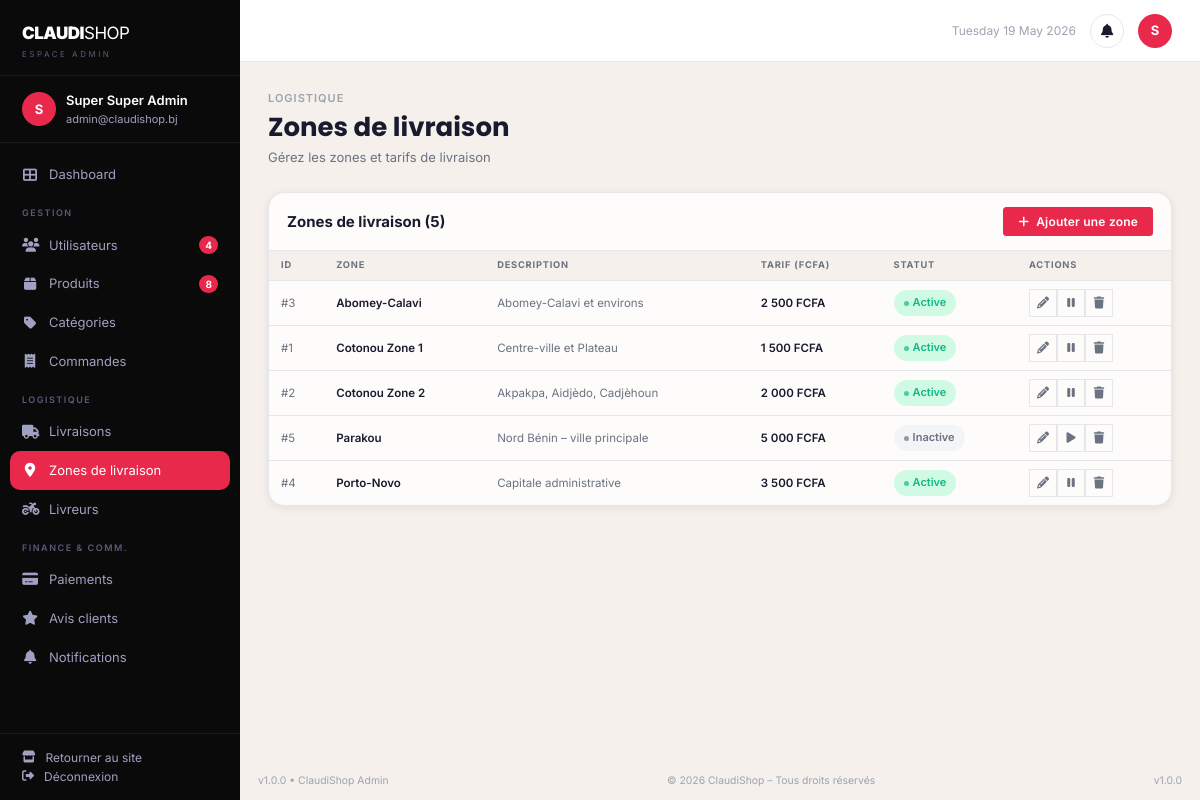
Page /admin/zones.php (signed in) on the committed database.
### tables this page shows
CREATE TABLE `zone_livraison` (
  `id`          INT UNSIGNED NOT NULL AUTO_INCREMENT,
  `nom`         VARCHAR(100) NOT NULL,
  `description` TEXT DEFAULT NULL,
  `communes`    TEXT DEFAULT NULL,
  `frais`       DECIMAL(10,2) NOT NULL DEFAULT 0,
  `tarif`       DECIMAL(10,2) NOT NULL DEFAULT 0,
  `delai_min`   INT DEFAULT 1,
  `delai_max`   INT DEFAULT 4,
  `latitude`    DECIMAL(10,7) DEFAULT NULL,
  `longitude`   DECIMAL(10,7) DEFAULT NULL,
  `statut`      TINYINT(1) NOT NULL DEFAULT 1,
  `date_creation` DATETIME NOT NULL DEFAULT CURRENT_TIMESTAMP,
  `updated_at`  DATETIME NOT NULL DEFAULT CURRENT_TIMESTAMP ON UPDATE CURRENT_TIMESTAMP,
  PRIMARY KEY (`id`)
);

### config/database.php (called while the page is built, shortened)
<?php
class Database {
    private static $instance = null;
    private $pdo;
    private function __construct() {
        $host = 'localhost';
        $dbname = 'claudishop';
        $username = 'root';
        $password = '';
        try {
            $this->pdo = new PDO(
                "mysql:host=$host;dbname=$dbname;charset=utf8mb4",
                $username,
                $password,
                [
                    PDO::ATTR_ERRMODE => PDO::ERRMODE_EXCEPTION,
                    PDO::ATTR_DEFAULT_FETCH_MODE => PDO::FETCH_ASSOC,
                    PDO::ATTR_EMULATE_PREPARES => false
                ]
            );
        } catch (PDOException $e) {
            die("Erreur de connexion à la base de données.");
        }
    }
    public static function getInstance() {
        if (self::$instance === null) {
            self::$instance = new self();
        }
        return self::$instance;
    }
    public function getConnection() {
        return $this->pdo;
    }
}

### classes/ZoneLivraison.php (called while the page is built, shortened)
<?php
require_once __DIR__ . '/../config/database.php';
class ZoneLivraison {
    private $db;
    public function __construct() {
        $this->db = Database::getInstance()->getConnection();
    }
    public function getAll() {
        return $this->db->query("SELECT * FROM zone_livraison ORDER BY nom")->fetchAll();
    }
}

### config/config.php (called while the page is built, shortened)
<?php
function securiser($data) {
    return htmlspecialchars(trim($data), ENT_QUOTES, 'UTF-8');
}
function verifierUtilisateurExiste() {
    require_once __DIR__ . '/../config/database.php';
}
function nettoyerInvite() {
    if (empty($_SESSION['user_id']) || empty($_SESSION['guest_converted'])) {
        return;
    }
    require_once __DIR__ . '/../config/database.php';
}

### admin/zones.php (the view, shortened to what this page needs)
<?php
require_once __DIR__ . '/../config/config.php';
require_once __DIR__ . '/../classes/ZoneLivraison.php';
$zoneObj = new ZoneLivraison();
require_once __DIR__ . '/../includes/header.php';
?>
<div class="dashboard-layout">
<?php require_once __DIR__ . '/../includes/admin_sidebar.php'; ?>
<div class="dash-main">
<?php require_once __DIR__ . '/../includes/admin_topbar.php'; ?>
<div class="dash-content">
    <div class="dash-page-header">
        <div class="dash-page-label">Logistique</div>
        <h1 class="dash-page-title">Zones de livraison</h1>
        <p class="dash-page-sub">Gérez les zones et tarifs de livraison</p>
    </div>
    <?php
    $zones = $zoneObj->getAll();
    ?>
    <div class="table-card">
        <div class="table-card-header">
            <span class="table-card-title">Zones de livraison (<?= count($zones) ?>)</span>
            <button class="btn btn-dark btn-sm" onclick="document.getElementById('modalZone').style.display='flex'"><i class="fas fa-plus"></i> Ajouter une zone</button>
        </div>
        <table>
            <thead><tr><th>ID</th><th>Zone</th><th>Description</th><th>Tarif (FCFA)</th><th>Statut</th><th>Actions</th></tr></thead>
            <tbody>
            <?php if (empty($zones)): ?>
            <tr><td colspan="7" style="text-align:center;padding:32px;color:var(--gray-400);">Aucune zone configurée.</td></tr>
            <?php else: foreach ($zones as $z): ?>
            <tr>
                <td class="text-xs text-muted">#<?= $z['id'] ?></td>
                <td class="text-sm font-semibold"><?= securiser($z['nom']) ?></td>
                <td class="text-sm text-muted"><?= securiser(substr($z['description']??'—',0,50)) ?></td>
                <td class="text-sm font-semibold"><?= number_format($z['tarif']??0,0,',',' ') ?> FCFA</td>
                <td><?= $z['statut']??true ? '<span class="badge badge-success">Active</span>' : '<span class="badge badge-dark">Inactive</span>' ?></td>
                <td><div class="flex gap-1">
                    <a href="<?= BASE_URL ?>/admin/zones/modifier.php?id=<?= $z['id'] ?>" class="action-btn" title="Modifier"><i class="fas fa-pencil-alt"></i></a>
                    <form method="POST" action="<?= BASE_URL ?>/admin/zones.php" style="display:inline;">
                        <button type="submit" class="action-btn" title="Activer/Désactiver"><i class="fas fa-<?= $z['statut'] ? 'pause' : 'play' ?>"></i></button>
                    </form>
                    <form method="POST" action="<?= BASE_URL ?>/admin/zones.php" style="display:inline;" onsubmit="return confirm('Supprimer cette zone ?');">
                        <button type="submit" class="action-btn danger"><i class="fas fa-trash"></i></button>
                    </form>
                </div></td>
            </tr>
            <?php endforeach; endif; ?>
            </tbody>
        </table>
    </div>
</div>
<div class="dash-footer"><span>v1.0.0 &bull; ClaudiShop Admin</span><span>&copy; <?= date('Y') ?> ClaudiShop &ndash; Tous droits réservés</span><span>v1.0.0</span></div>
</div>
</div>
</body></html>

### rows in the picture
zone_livraison: id "3", nom "Abomey-Calavi", description "Abomey-Calavi et environs", tarif "2 500", statut "Active"
zone_livraison: id "1", nom "Cotonou Zone 1", description "Centre-ville et Plateau", tarif "1 500", statut "Active"
zone_livraison: id "2", nom "Cotonou Zone 2", description "Akpakpa, Aidjèdo, Cadjèhoun", tarif "2 000", statut "Active"
zone_livraison: id "5", nom "Parakou", description "Nord Bénin – ville principale", tarif "5 000", statut "Inactive"
zone_livraison: id "4", nom "Porto-Novo", description "Capitale administrative", tarif "3 500", statut "Active"

### other values in the picture
$userInitialAdmin "S"
$adminName "Super Super Admin"
$adminEmail "admin@claudishop.bj"
$_nbUsers "4"
$_nbProduits "8"
$userInitialAdmin2 "S"
count($zones) "5"
